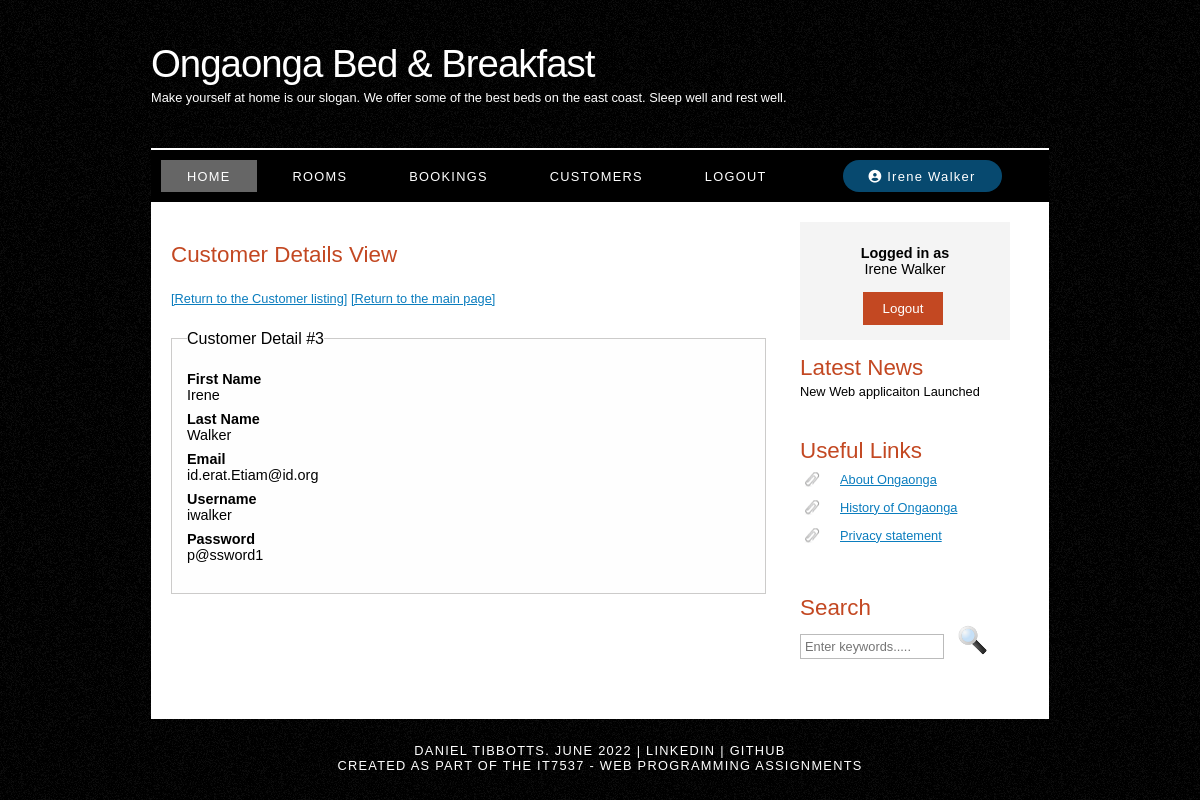
/viewcustomer.php?id=3 (signed in), run on the app's committed database.
### tables this page shows
CREATE TABLE IF NOT EXISTS customer (
  customerID int unsigned NOT NULL auto_increment,
  firstname varchar(50) NOT NULL,
  lastname varchar(50) NOT NULL,
  email varchar(100) NOT NULL,
  username varchar(25) NOT NULL,
  password varchar(40) NOT NULL,
  PRIMARY KEY (customerID)
) AUTO_INCREMENT=1;

### includes/utilities.php (called while the page is built, shortened)
<?php
  function clean_input($field){
    return htmlspecialchars(stripslashes(trim($field)));
  }
?>

### viewcustomer.php (the view, shortened to what this page needs)
<?php
  include "./components/header.php";
  include "./components/menu.php";
?>
<?php
  include "./includes/utilities.php";
  $db_connection = mysqli_connect(DB_HOSTNAME, DB_USER, DB_PASSWORD, DB_DATABASE);
  $first_name = "none";
  $last_name = "none";
  $email = "none";
  $username = "none";
  $password = "none";
  $error_messages = array();
  try {
    if(isset($_GET['id'])){
      $id = clean_input($_GET['id']);
    } else {
      throw new Exception("Customer id not provided");
    }
  } catch (Exception $ex) {
    array_push($error_messages, $ex->getMessage());
  }
  if($_SERVER["REQUEST_METHOD"] == "GET" && isset($_GET['id']) && !empty($_GET['id'])) {
    $query = 'SELECT * FROM customer WHERE customerid='.$id;
    $result = mysqli_query($db_connection,$query);
    $rowcount = mysqli_num_rows($result);
    if($rowcount > 0){
      $row = mysqli_fetch_assoc($result);
      if(!empty($row['firstname'])){
        $first_name = $row['firstname'];
      } else {
        $first_name = "First name not provided";
      }
      if(!empty($row['lastname'])){
        $last_name = $row['lastname'];
      } else {
        $last_name = "Last name not provided";
      }
      if(!empty($row['email'])){
        $email = $row['email'];
      } else {
        $email = "Email not provided";
      }
      if(!empty($row['username'])){
        $username = $row['username'];
      } else {
        $username = "Username not provided";
      }
      if(!empty($row['password'])){
        $password = $row['password'];
      } else {
        $password = "Password not provided";
      }
    } else {
      array_push($error_messages, "No customer found with id $id");
    }
  }
?>
<div id="site_content">
  <?php include "./components/sidebar.php"; ?>
  <div id="content">
    <h1>Customer Details View</h1>
    <p>
      <a href='./listcustomers.php'>[Return to the Customer listing]</a>
      <a href='./index.php'>[Return to the main page]</a>
    </p>
    <?php if(isset($rowcount) && $rowcount > 0) {?>
      <fieldset>
        <legend>Customer Detail #<?php echo $id?></legend>
        <dl>
          <dt>First Name</dt> <dd><?php echo $first_name; ?></dd>
          <dt>Last Name</dt> <dd><?php echo $last_name; ?></dd>
          <dt>Email</dt> <dd><?php echo $email; ?></dd>
          <dt>Username</dt> <dd><?php echo $username; ?></dd>
          <dt>Password</dt> <dd><?php echo $password; ?></dd>
        </dl>
      </fieldset>
    <?php } ?>
    <p style="color: red;">
    </p>
  </div>
</div>
<?php include "./components/footer.php"; ?>

### style/style.css (style rules this page uses)
html { height: 100%; }
* { margin: 0; padding: 0; }
body { font: normal 0.8em "trebuchet ms", arial, sans-serif; background: #f0efe2 url(background.png) repeat; color: #000; }
p { padding: 0 0 20px 0; line-height: 1.7em; }
h1, h2, h3, h4, h5, h6 { font: normal 175% "century gothic", arial, sans-serif; color: #000; margin: 0 0 15px 0; padding: 15px 0 5px 0; color: #c34822; }
h1 { padding-top: 40px; }
a, a:hover { outline: none; text-decoration: underline; color: rgb(11, 125, 190); }
fieldset { padding: 15px; border: solid 1px #47433f46; background-color: hsla(0, 0%, 36%, 0.007); padding-bottom: 30px; }
legend { font-size: 1rem; }
dl { font-size: 0.9rem; }
dt { font-weight: 600; margin-top: 8px; }
dd { margin-left: 0px; }
#main, #logo, #menubar, #site_content, #footer { margin-left: auto; margin-right: auto; }
#site_content { width: 854px; overflow: hidden; margin: 0 auto 0 auto; padding: 0 24px 20px 20px; background: #fff; }
#content { text-align: left; float: left; width: 595px; padding: 0; }

### data on the page
customer: firstname "Irene", lastname "Walker", email "id.erat.Etiam@id.org", username "iwalker", password "p@ssword1"

### other printed values
get_user() "Irene Walker"
$_SESSION['user'] "Irene Walker"
$id "3"
